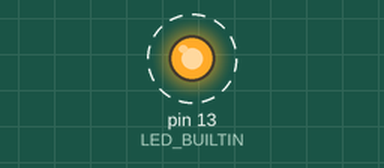
The sketch below on a simulated Arduino Uno, built with avr-gcc and run on an emulated ATmega328P. On the bench: output pins drawn as LEDs (lit = HIGH). Dashed ring = blinking. What the sketch prints to the serial monitor is not drawn.

Above: at 0.5 s.
Timing chart, 0 to 4.6 s (numbered marks = the images above):
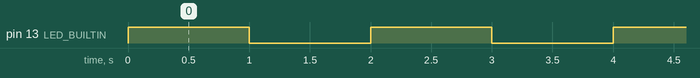

The sketch:

dec.ino
```cpp
String dato = "Dato : 12 ";
String a,b;
void setup() {
  Serial.begin(9600);
  pinMode(LED_BUILTIN, OUTPUT);

}

void loop() {

  digitalWrite(LED_BUILTIN, HIGH);   // turn the LED on (HIGH is the voltage level)
  delay(1000);                       // wait for a second
  digitalWrite(LED_BUILTIN, LOW);    // turn the LED off by making the voltage LOW
  delay(1000);                       // wait for a second
  Serial.println(dato);
  a,b=decoder(dato);
  Serial.println(a);
  Serial.println(b);

}

String decoder(String d) {
String d1=d;
int n=d.indexOf(":");
d.remove(0,n+1);
d1.remove(n-1,d1.length());
return d,d1;
}
```

Measured:
- by itself, pin 13 (LED_BUILTIN): alternates HIGH for 1.0 s and LOW for 1.0 s
